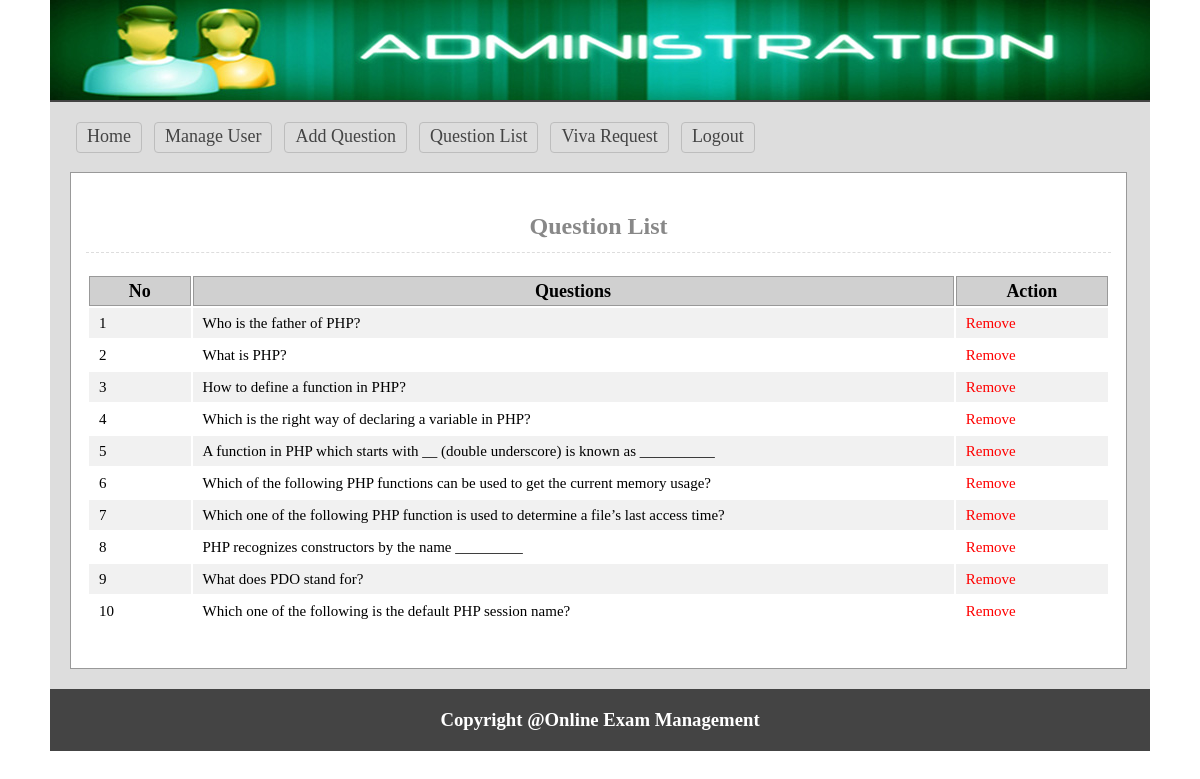
Page /admin/quesList.php (signed in) on the committed database.
### tables this page shows
CREATE TABLE `tbl_ques` (
  `id` int(11) NOT NULL,
  `quesNo` int(11) NOT NULL,
  `ques` text NOT NULL
);

### lib/Database.php (called while the page is built, shortened)
<?php
Class Database{
	public $host   = DB_HOST;
	public $user   = DB_USER;
	public $pass   = DB_PASS;
	public $dbname = DB_NAME;
	public $link;
	private function connectDB(){
	$this->link = new mysqli($this->host, $this->user, $this->pass, $this->dbname);
 }
	public function select($query){
		$result = $this->link->query($query) or die($this->link->error.__LINE__);
		if($result->num_rows > 0){
			return $result;
		} else {
			return false;
		}
	}
}

### classes/Exam.php (called while the page is built, shortened)
<?php
$filepath = realpath(dirname(__FILE__));
include_once ($filepath.'/../lib/Database.php');
class Exam{
    private $db;
    public function __construct(){
        $this->db = new Database();
    }
    public function getQuesByOrder(){
        $query  = "SELECT * FROM tbl_ques ORDER BY quesNo ASC";
        $result = $this->db->select($query);
        return $result;
    }
}
?>

### admin/quesList.php (the view, shortened to what this page needs)
<?php
$filepath = realpath(dirname(__FILE__));
include_once ($filepath.'/inc/header.php');
include_once ($filepath.'/../classes/Exam.php');
$exm = new Exam();
?>
    <div class="main">
        <h1 style="text-align: center; font-size: 24px">Question List</h1>
        <div class="queslist">
            <table class="tblone">
                <tr>
                    <th width="10%">No</th>
                    <th width="75%">Questions</th>
                    <th width="15%">Action</th>
                </tr>
                <?php
                $getData = $exm->getQuesByOrder();
                if($getData){
                    $i = 0;
                    while($result = $getData->fetch_assoc()){
                        $i++;
                 ?>
                        <tr>
                            <td><?php echo $i; ?></td>
                            <td><?php echo $result['ques']; ?></td>
                            <td>
                                <a style="color: red; text-decoration: none" onclick="return confirm('Are You Sure to Remove?')" href="?delQues=<?php echo $result['quesNo']; ?>">Remove</a>
                            </td>
                        </tr>
                    <?php } } ?>
            </table>
        </div>
    </div>
<?php include 'inc/footer.php'; ?>

### admin/inc/header.php (shortened to what this page needs)
<?php
    include_once ("../lib/Database.php");
?>
<!doctype html>
<html>
<head>
	<link rel="stylesheet" href="css/admin.css">
</head>
<body>
<div class="phpcoding">
	<section class="headeroption"></section>
		<section class="maincontent">
		<div class="menu">
		<ul>
			<li><a href="index.php">Home</a></li>
			<li><a href="users.php">Manage User</a></li>
			<li><a href="quesadd.php">Add Question</a></li>
			<li><a href="queslist.php">Question List</a></li>
            <li><a href="viva_req.php">Viva Request</a></li>
			<li><a href="?action=logout">Logout</a></li>
		</ul>
	 </div>

### admin/inc/footer.php
 </section>
<section class="footeroption">
		<h3><?php echo "Copyright @Online Exam Management"; ?></h3>
	</section>
</div>
</body>
</html>

### admin/css/admin.css (style rules this page uses)
* { margin:0;padding:0;outline:none }
body { font-family:verdana }
.phpcoding { width:1100px; margin: 0 auto;background:#ddd }
.headeroption { background: #444 url("../img/adminbanner1.jpg") no-repeat scroll 0 0; border-bottom: 2px solid #444444; height: 100px; }
.footeroption { background:#444;color:#fff;text-align:center;padding:20px; }
.maincontent { font-size: 18px; min-height: 500px; padding: 20px; }
.tblone { width:100%;border:1px solid #fff;margin:20px 0 }
.tblone td { font-size: 15px; padding: 5px 10px; }
table.tblone th { background-color: #d0d0d0; border: 1px solid #999; }
table.tblone tr:nth-child(2n+1) { background:#fff;height:30px; }
table.tblone tr:nth-child(2n) { background:#f1f1f1;height:30px; }
.tblone td a { color:#3399FF; }
.main { background: #fff none repeat scroll 0 0; border: 1px solid #999; margin-top: 15px; min-height: 465px; padding: 15px; width: 1025px; }
.main h1 { border-bottom: 1px dashed #ddd; color: #888; margin: 25px 0 5px; padding-bottom: 12px; }
.menu { overflow:hidden; }
.menu ul { margin:0;padding:0;list-style:none }
.menu ul li { display:block;float:left; }
.menu ul li a { border: 1px solid #bdbdbd; border-radius: 4px; color: #444; display: block; margin: 0 6px 4px; padding: 3px 10px 5px; text-decoration: none; }

### rows in the picture
tbl_ques: ques "Who is the father of PHP?"
tbl_ques: ques "What is PHP?"
tbl_ques: ques "How to define a function in PHP?"
tbl_ques: ques "Which is the right way of declaring a variable in PHP?"
tbl_ques: ques "A function in PHP which starts with __ (double underscore) is known as __________"
tbl_ques: ques "Which of the following PHP functions can be used to get the current memory usage?"
tbl_ques: ques "Which one of the following PHP function is used to determine a file’s last access time?"
tbl_ques: ques "PHP recognizes constructors by the name _________"
tbl_ques: ques "What does PDO stand for?"
tbl_ques: ques "Which one of the following is the default PHP session name?"
